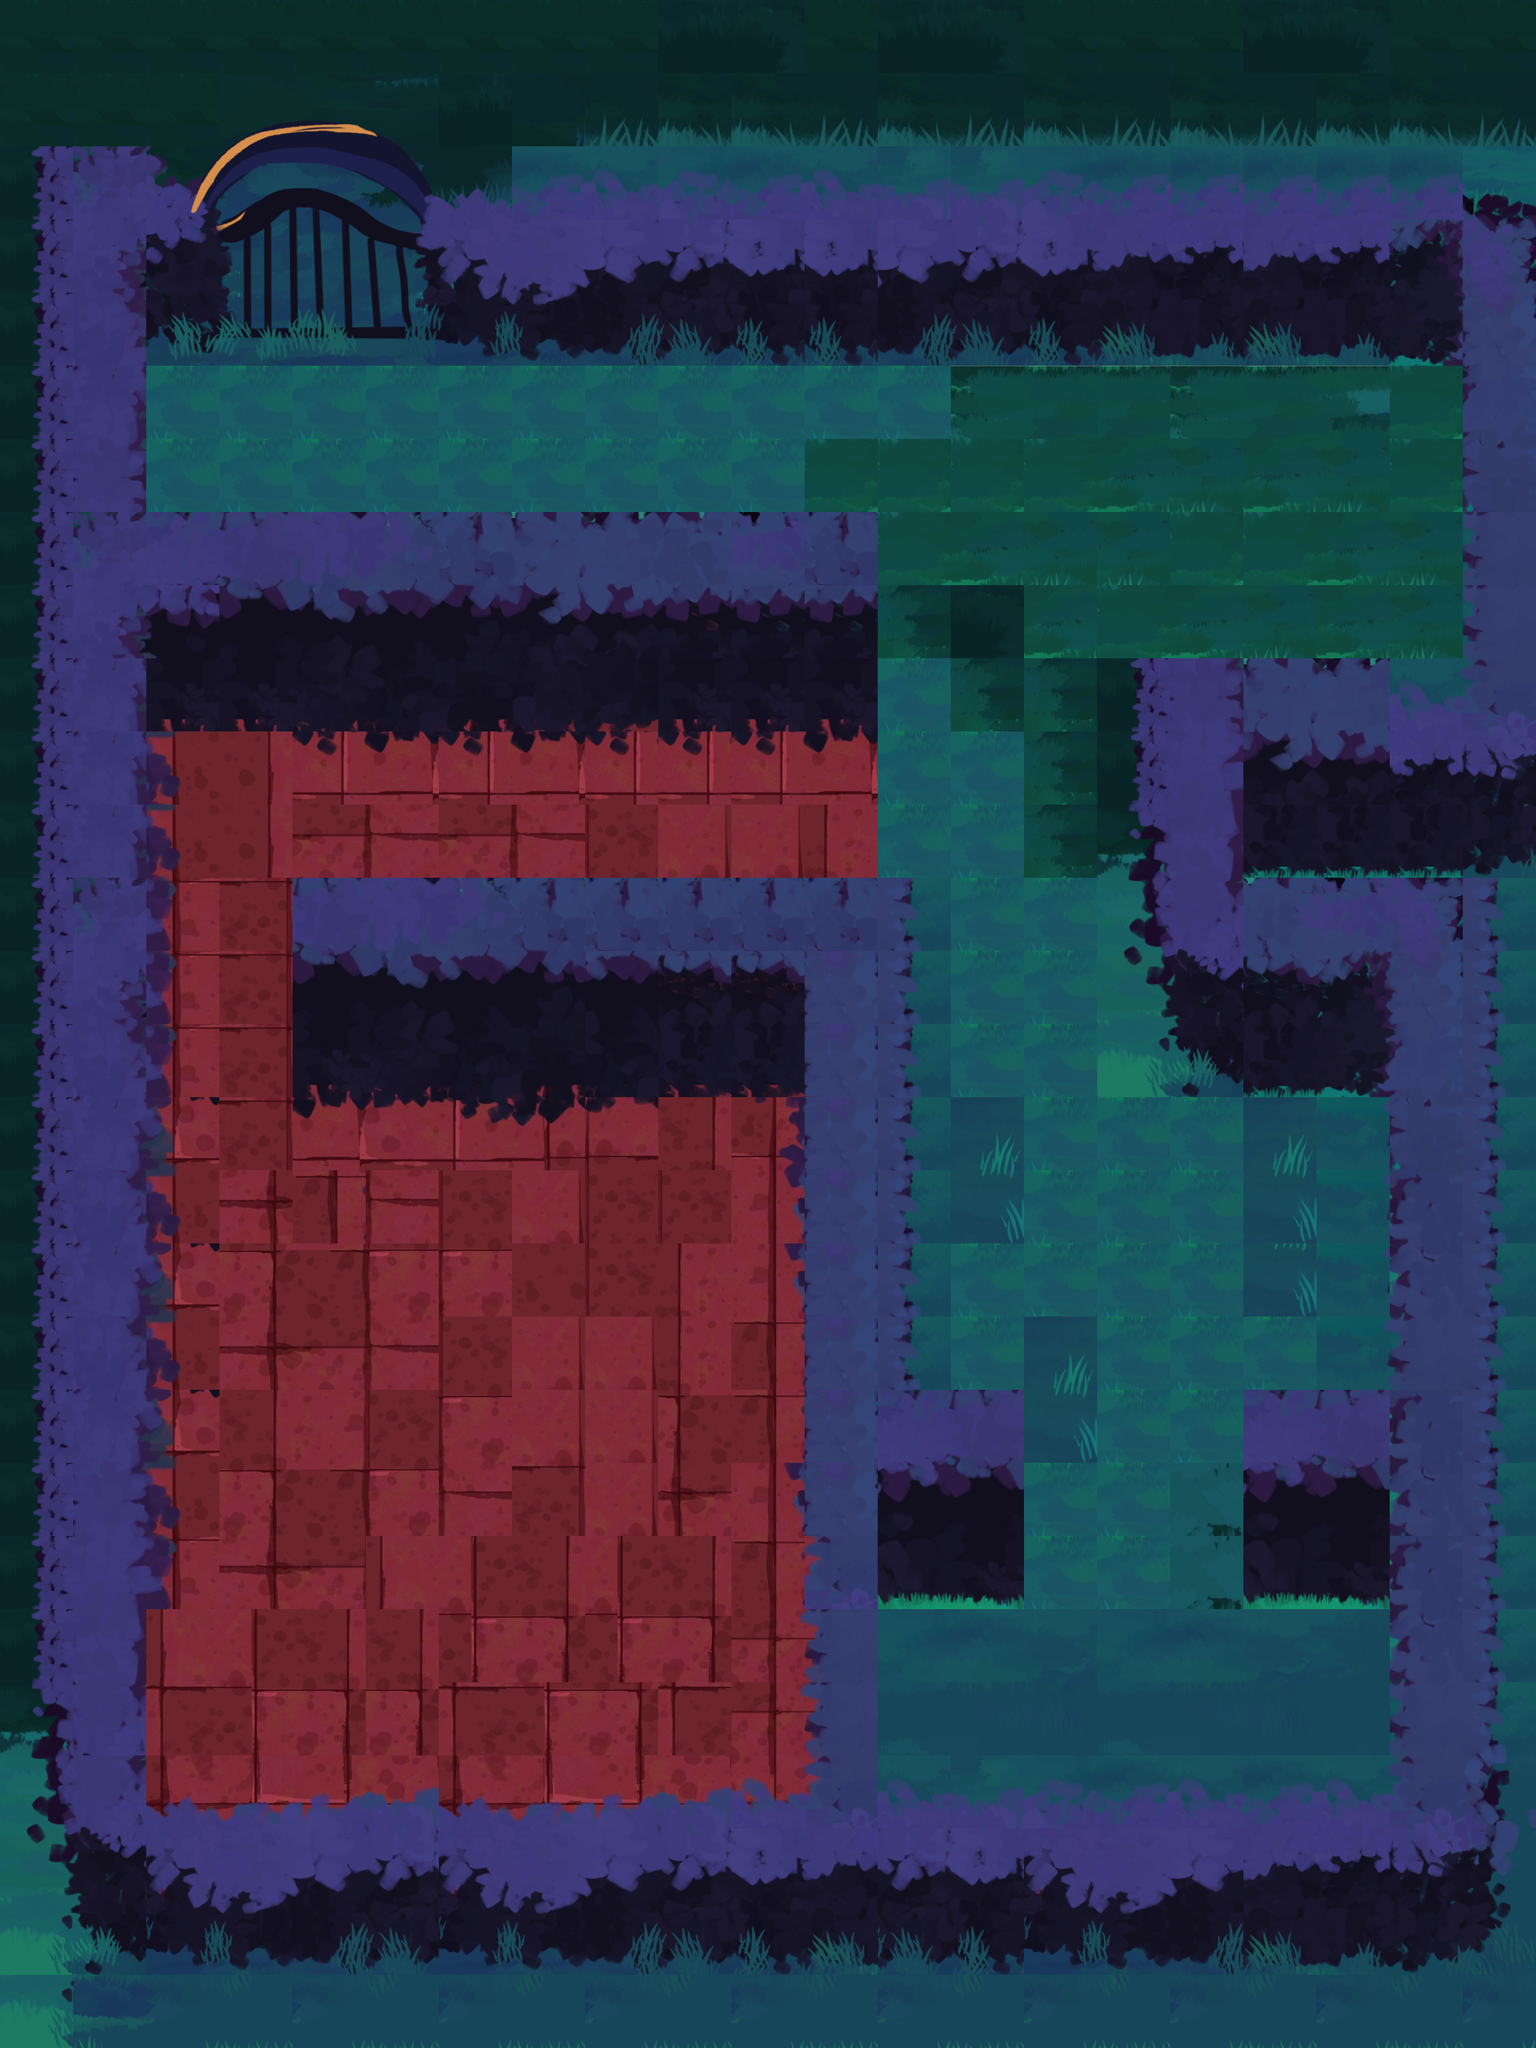

Rendered tile map (Tiled .tmx) drawn with the repository's tilesets; below, a short description and the map source with its tile grids summarised:
An orthogonal 21x28 tile map with 128x128 px tiles, 1 tile layer (ground), 9 tilesets and 24 objects (3x Guard, Exit, Camera, Octopus, Cat, ...).

<map version="1.10" tiledversion="1.11.2" orientation="orthogonal" renderorder="right-down" width="21" height="28" tilewidth="128" tileheight="128" infinite="0" nextlayerid="4" nextobjectid="95">
 <tileset firstgid="1" name="outdoor" tilewidth="32" tileheight="32" tilecount="4096" columns="64">
  <image source="../tilesets/outdoor.png" width="2048" height="2048" />
 </tileset>
 <tileset firstgid="4097" source="../tilesets/objects.tsx" />
 <tileset firstgid="4102" name="dark_outdoor" tilewidth="32" tileheight="32" tilecount="4096" columns="64">
  <image source="../tilesets/dark_outdoor.png" width="2048" height="2048" />
 </tileset>
 <tileset firstgid="8198" name="maze-red-floor-4-26" tilewidth="128" tileheight="128" tilecount="195" columns="15">
  <image source="../tilesets/maze-red-floor-4-26.png" width="1920" height="1664" />
 </tileset>
 <tileset firstgid="8393" name="walls-4-26" tilewidth="128" tileheight="128" tilecount="195" columns="15">
  <image source="../tilesets/walls-4-26.png" width="1920" height="1664" />
 </tileset>
 <tileset firstgid="8588" name="grass2-4-26" tilewidth="128" tileheight="128" tilecount="195" columns="15">
  <image source="../tilesets/grass2-4-26.png" width="1920" height="1664" />
 </tileset>
 <tileset firstgid="8783" name="maze-4-26" tilewidth="128" tileheight="128" tilecount="195" columns="15">
  <image source="../tilesets/maze-4-26.png" width="1920" height="1664" />
 </tileset>
 <tileset firstgid="8978" name="maze-4-26" tilewidth="128" tileheight="128" tilecount="195" columns="15">
  <image source="../tilesets/maze-4-26.png" width="1920" height="1664" />
 </tileset>
 <tileset firstgid="9173" name="grass1-4-26" tilewidth="128" tileheight="128" tilecount="195" columns="15">
  <image source="../tilesets/grass1-4-26.png" width="1920" height="1664" />
 </tileset>
 <layer id="1" name="ground" width="21" height="28">
  <data>[588 cells, 588 non-empty, 191 distinct tile ids]</data>
 </layer>
 <objectgroup id="2" name="walls">
  <object id="39" x="769.394" y="3213.35" width="1743.79" height="199.14" />
  <object id="40" x="286.059" y="903.973" width="1254.74" height="365.875" />
  <object id="41" x="154.526" y="25.205" width="2456.61" height="605.349" />
  <object id="42" x="33.3333" y="312.287" width="248.837" height="3106.23" />
  <object id="45" x="539.371" y="1556.55" width="977.915" height="348.213" />
  <object id="56" x="2055.08" y="1184.29" width="631.68" height="733.444" />
  <object id="57" x="1413.36" y="1540.98" width="139.504" height="1704.4" />
  <object id="61" x="2434.91" y="1450.98" width="229.775" height="1948.97" />
  <object id="73" x="2564.75" y="354.108" width="134.493" height="1160.03" />
  <object id="75" x="203.448" y="3180.56" width="1208.83" height="274.708" />
  <object id="91" x="1536.54" y="2437.74" width="261.272" height="376.311" />
  <object id="92" x="2181.15" y="2436.99" width="287.726" height="374.023" />
 </objectgroup>
 <objectgroup id="3" name="objects">
  <object id="31" x="1845" y="2067.09">
   <polyline points="-1316.31,-730.96 -1197.29,-590.954 -538.812,-600.48 -349.696,-650.795" />
  </object>
  <object id="77" type="Exit" x="1959.23" y="3040.08">
   <properties>
    <property name="category" value="10000" />
    <property name="exclude" value="00000" />
    <property name="size" type="float" value="1.25" />
   </properties>
   <point />
  </object>
  <object id="78" type="Camera" x="1573.01" y="1251.56">
   <properties>
    <property name="alarmDistance" type="float" value="10" />
    <property name="angle" type="float" value="220" />
    <property name="category" value="01000" />
    <property name="disabledTime" type="float" value="10" />
    <property name="exclude" value="00000" />
    <property name="fov" type="float" value="80" />
    <property name="radius" type="float" value="0.6" />
    <property name="spriteRadius" type="float" value="0.6" />
    <property name="viewDistance" type="float" value="5" />
   </properties>
   <point />
  </object>
  <object id="79" type="Octopus" x="2434.12" y="1075.45">
   <properties>
    <property name="abilityRange" type="float" value="7" />
    <property name="category" value="00010" />
    <property name="exclude" value="00010" />
    <property name="force" type="float" value="3" />
    <property name="inkCapacity" type="float" value="50" />
    <property name="inkRegen" type="float" value="5" />
    <property name="inkUsage" type="float" value="25" />
    <property name="maxSpeed" type="float" value="5" />
    <property name="radius" type="float" value="0.6" />
    <property name="spriteRadius" type="float" value="0.6" />
   </properties>
   <point />
  </object>
  <object id="81" type="Guard" x="982.026" y="1425.23">
   <properties>
    <property name="category" value="00100" />
    <property name="exclude" value="00100" />
    <property name="force" type="float" value="1.5" />
    <property name="fov" type="float" value="60" />
    <property name="maxSpeed" type="float" value="5" />
    <property name="path" type="object" value="31" />
    <property name="radius" type="float" value="0.6" />
    <property name="spriteRadius" type="float" value="0.8" />
    <property name="viewDistance" type="float" value="4.5" />
   </properties>
   <point />
  </object>
  <object id="80" type="Cat" x="785.519" y="832.527">
   <properties>
    <property name="abilityCooldown" type="float" value="5" />
    <property name="abilityRange" type="float" value="7" />
    <property name="category" value="00010" />
    <property name="exclude" value="00010" />
    <property name="force" type="float" value="4.5" />
    <property name="maxSpeed" type="float" value="10" />
    <property name="meowExpandSpeed" type="float" value="10" />
    <property name="radius" type="float" value="0.6" />
    <property name="spriteRadius" type="float" value="0.6" />
   </properties>
   <point />
  </object>
  <object id="82" type="Guard" x="515.456" y="2311.71">
   <properties>
    <property name="category" value="00100" />
    <property name="exclude" value="00100" />
    <property name="force" type="float" value="1.5" />
    <property name="fov" type="float" value="60" />
    <property name="maxSpeed" type="float" value="5" />
    <property name="path" type="object" value="84" />
    <property name="radius" type="float" value="0.6" />
    <property name="spriteRadius" type="float" value="0.8" />
    <property name="viewDistance" type="float" value="4.5" />
   </properties>
   <point />
  </object>
  <object id="84" x="935.369" y="2532.04">
   <polyline points="-544.332,-412.137 -512.465,497.71 371.867,467.449 202.27,-479.72" />
  </object>
  <object id="89" type="Guard" x="2008.48" y="2301.35">
   <properties>
    <property name="category" value="00100" />
    <property name="exclude" value="00100" />
    <property name="force" type="float" value="1.5" />
    <property name="fov" type="float" value="60" />
    <property name="maxSpeed" type="float" value="5" />
    <property name="path" type="object" value="90" />
    <property name="radius" type="float" value="0.6" />
    <property name="spriteRadius" type="float" value="0.8" />
    <property name="viewDistance" type="float" value="4.5" />
   </properties>
   <point />
  </object>
  <object id="88" type="Key" gid="4097" x="739.67" y="2929.92" width="194.404" height="194.404">
   <properties>
    <property name="category" value="10000" />
    <property name="exclude" value="11101" />
    <property name="size" type="float" value="1" />
   </properties>
  </object>
  <object id="90" x="3388.72" y="2823.48">
   <polyline points="-1773.04,-454.707 -971.251,-445.381" />
  </object>
  </objectgroup>
</map>
<!-- 1 of 24 objects omitted -->
